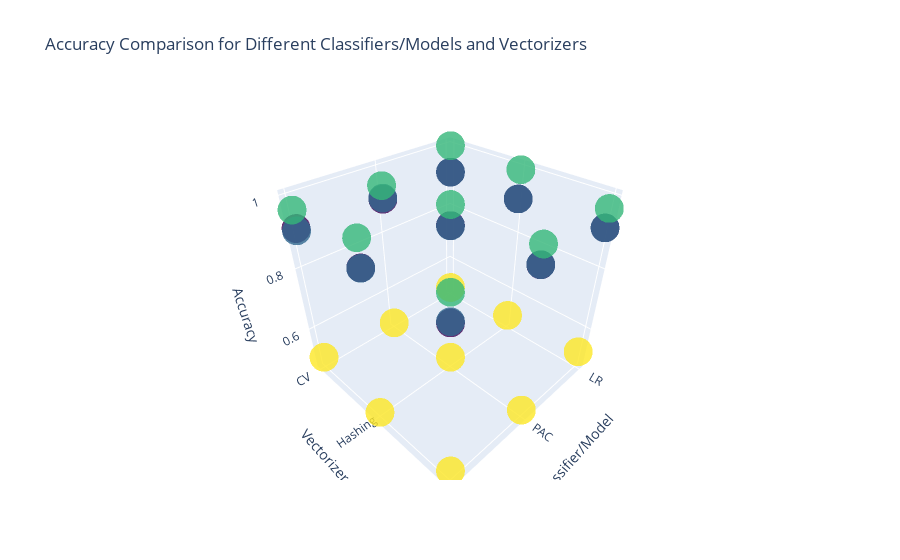

Notebook code for this chart:
### Code cell
# Create a scatter plot
import plotly.graph_objects as go
fig = go.Figure(data=go.Scatter3d(
    x=unique_results['Classifier'].map(classifier_names),
    y=unique_results['Vectorizer'].map(vectorizer_names),
    z=unique_results['Accuracy'],
    mode='markers',
    marker=dict(
        size=10,
        color=unique_results['Dataset'].map(dataset_labels),
        colorscale='Viridis',
        opacity=0.8
    )
))

# Set axis labels
fig.update_layout(scene=dict(
    xaxis=dict(title='Classifier/Model'),
    yaxis=dict(title='Vectorizer'),
    zaxis=dict(title='Accuracy'),
))

# Add labels to data points
fig.update_layout(scene=dict(
    annotations=[
        dict(
            x=unique_results['Classifier'].map(classifier_names)[i],
            y=unique_results['Vectorizer'].map(vectorizer_names)[i],
            z=unique_results['Accuracy'][i],
            text="",
            showarrow=False,
            font=dict(size=12),
            xanchor='center',
            yanchor='bottom'
        ) for i in range(len(unique_results))
    ]
))

# Set plot title
fig.update_layout(title='Accuracy Comparison for Different Classifiers/Models and Vectorizers')

# Show the plot
fig.show()

### Figure 1 — Plotly figure (JSON) as saved in the notebook; plotly's stock layout.template omitted (floating-point values rounded to 4 significant figures)
{"data": [{"marker": {"color": [0, 1, 2, 3, 0, 1, 2, 3, 0, 1, 2, 3, 0, 1, 2, 3, 0, 1, 2, 3, 0, 1, 2, 3, 0, 1, 2, 3, 0, 1, 2, 3, 0, 1, 2, 3], "colorscale": [[0, "#440154"], [0.1111, "#482878"], [0.2222, "#3e4989"], [0.3333, "#31688e"], [0.4444, "#26828e"], [0.5556, "#1f9e89"], [0.6667, "#35b779"], [0.7778, "#6ece58"], [0.8889, "#b5de2b"], [1, "#fde725"]], "opacity": 0.8, "size": 10}, "mode": "markers", "type": "scatter3d", "x": ["LR", "LR", "LR", "LR", "PAC", "PAC", "PAC", "PAC", "SGD", "SGD", "SGD", "SGD", "LR", "LR", "LR", "LR", "PAC", "PAC", "PAC", "PAC", "SGD", "SGD", "SGD", "SGD", "LR", "LR", "LR", "LR", "PAC", "PAC", "PAC", "PAC", "SGD", "SGD", "SGD", "SGD"], "y": ["CV", "CV", "CV", "CV", "CV", "CV", "CV", "CV", "CV", "CV", "CV", "CV", "Hashing", "Hashing", "Hashing", "Hashing", "Hashing", "Hashing", "Hashing", "Hashing", "Hashing", "Hashing", "Hashing", "Hashing", "TF-IDF", "TF-IDF", "TF-IDF", "TF-IDF", "TF-IDF", "TF-IDF", "TF-IDF", "TF-IDF", "TF-IDF", "TF-IDF", "TF-IDF", "TF-IDF"], "z": [0.9148, 0.9148, 0.996, 0.4845, 0.9084, 0.9116, 0.9478, 0.472, 0.9155, 0.9092, 0.9639, 0.4938, 0.9092, 0.9092, 0.992, 0.5031, 0.9234, 0.9227, 0.9779, 0.4938, 0.9215, 0.9207, 0.992, 0.472, 0.9171, 0.9171, 0.9679, 0.5155, 0.929, 0.9294, 0.9779, 0.4814, 0.927, 0.9298, 0.992, 0.4938]}], "layout": {"scene": {"annotations": [{"font": {"size": 12}, "showarrow": false, "text": "", "x": "LR", "xanchor": "center", "y": "CV", "yanchor": "bottom", "z": 0.9148}, {"font": {"size": 12}, "showarrow": false, "text": "", "x": "LR", "xanchor": "center", "y": "CV", "yanchor": "bottom", "z": 0.9148}, {"font": {"size": 12}, "showarrow": false, "text": "", "x": "LR", "xanchor": "center", "y": "CV", "yanchor": "bottom", "z": 0.996}, {"font": {"size": 12}, "showarrow": false, "text": "", "x": "LR", "xanchor": "center", "y": "CV", "yanchor": "bottom", "z": 0.4845}, {"font": {"size": 12}, "showarrow": false, "text": "", "x": "PAC", "xanchor": "center", "y": "CV", "yanchor": "bottom", "z": 0.9084}, {"font": {"size": 12}, "showarrow": false, "text": "", "x": "PAC", "xanchor": "center", "y": "CV", "yanchor": "bottom", "z": 0.9116}, {"font": {"size": 12}, "showarrow": false, "text": "", "x": "PAC", "xanchor": "center", "y": "CV", "yanchor": "bottom", "z": 0.9478}, {"font": {"size": 12}, "showarrow": false, "text": "", "x": "PAC", "xanchor": "center", "y": "CV", "yanchor": "bottom", "z": 0.472}, {"font": {"size": 12}, "showarrow": false, "text": "", "x": "SGD", "xanchor": "center", "y": "CV", "yanchor": "bottom", "z": 0.9155}, {"font": {"size": 12}, "showarrow": false, "text": "", "x": "SGD", "xanchor": "center", "y": "CV", "yanchor": "bottom", "z": 0.9092}, {"font": {"size": 12}, "showarrow": false, "text": "", "x": "SGD", "xanchor": "center", "y": "CV", "yanchor": "bottom", "z": 0.9639}, {"font": {"size": 12}, "showarrow": false, "text": "", "x": "SGD", "xanchor": "center", "y": "CV", "yanchor": "bottom", "z": 0.4938}, {"font": {"size": 12}, "showarrow": false, "text": "", "x": "LR", "xanchor": "center", "y": "Hashing", "yanchor": "bottom", "z": 0.9092}, {"font": {"size": 12}, "showarrow": false, "text": "", "x": "LR", "xanchor": "center", "y": "Hashing", "yanchor": "bottom", "z": 0.9092}, {"font": {"size": 12}, "showarrow": false, "text": "", "x": "LR", "xanchor": "center", "y": "Hashing", "yanchor": "bottom", "z": 0.992}, {"font": {"size": 12}, "showarrow": false, "text": "", "x": "LR", "xanchor": "center", "y": "Hashing", "yanchor": "bottom", "z": 0.5031}, {"font": {"size": 12}, "showarrow": false, "text": "", "x": "PAC", "xanchor": "center", "y": "Hashing", "yanchor": "bottom", "z": 0.9234}, {"font": {"size": 12}, "showarrow": false, "text": "", "x": "PAC", "xanchor": "center", "y": "Hashing", "yanchor": "bottom", "z": 0.9227}, {"font": {"size": 12}, "showarrow": false, "text": "", "x": "PAC", "xanchor": "center", "y": "Hashing", "yanchor": "bottom", "z": 0.9779}, {"font": {"size": 12}, "showarrow": false, "text": "", "x": "PAC", "xanchor": "center", "y": "Hashing", "yanchor": "bottom", "z": 0.4938}, {"font": {"size": 12}, "showarrow": false, "text": "", "x": "SGD", "xanchor": "center", "y": "Hashing", "yanchor": "bottom", "z": 0.9215}, {"font": {"size": 12}, "showarrow": false, "text": "", "x": "SGD", "xanchor": "center", "y": "Hashing", "yanchor": "bottom", "z": 0.9207}, {"font": {"size": 12}, "showarrow": false, "text": "", "x": "SGD", "xanchor": "center", "y": "Hashing", "yanchor": "bottom", "z": 0.992}, {"font": {"size": 12}, "showarrow": false, "text": "", "x": "SGD", "xanchor": "center", "y": "Hashing", "yanchor": "bottom", "z": 0.472}, {"font": {"size": 12}, "showarrow": false, "text": "", "x": "LR", "xanchor": "center", "y": "TF-IDF", "yanchor": "bottom", "z": 0.9171}, {"font": {"size": 12}, "showarrow": false, "text": "", "x": "LR", "xanchor": "center", "y": "TF-IDF", "yanchor": "bottom", "z": 0.9171}, {"font": {"size": 12}, "showarrow": false, "text": "", "x": "LR", "xanchor": "center", "y": "TF-IDF", "yanchor": "bottom", "z": 0.9679}, {"font": {"size": 12}, "showarrow": false, "text": "", "x": "LR", "xanchor": "center", "y": "TF-IDF", "yanchor": "bottom", "z": 0.5155}, {"font": {"size": 12}, "showarrow": false, "text": "", "x": "PAC", "xanchor": "center", "y": "TF-IDF", "yanchor": "bottom", "z": 0.929}, {"font": {"size": 12}, "showarrow": false, "text": "", "x": "PAC", "xanchor": "center", "y": "TF-IDF", "yanchor": "bottom", "z": 0.9294}, {"font": {"size": 12}, "showarrow": false, "text": "", "x": "PAC", "xanchor": "center", "y": "TF-IDF", "yanchor": "bottom", "z": 0.9779}, {"font": {"size": 12}, "showarrow": false, "text": "", "x": "PAC", "xanchor": "center", "y": "TF-IDF", "yanchor": "bottom", "z": 0.4814}, {"font": {"size": 12}, "showarrow": false, "text": "", "x": "SGD", "xanchor": "center", "y": "TF-IDF", "yanchor": "bottom", "z": 0.927}, {"font": {"size": 12}, "showarrow": false, "text": "", "x": "SGD", "xanchor": "center", "y": "TF-IDF", "yanchor": "bottom", "z": 0.9298}, {"font": {"size": 12}, "showarrow": false, "text": "", "x": "SGD", "xanchor": "center", "y": "TF-IDF", "yanchor": "bottom", "z": 0.992}, {"font": {"size": 12}, "showarrow": false, "text": "", "x": "SGD", "xanchor": "center", "y": "TF-IDF", "yanchor": "bottom", "z": 0.4938}], "xaxis": {"title": {"text": "Classifier/Model"}}, "yaxis": {"title": {"text": "Vectorizer"}}, "zaxis": {"title": {"text": "Accuracy"}}}, "title": {"text": "Accuracy Comparison for Different Classifiers/Models and Vectorizers"}}}
